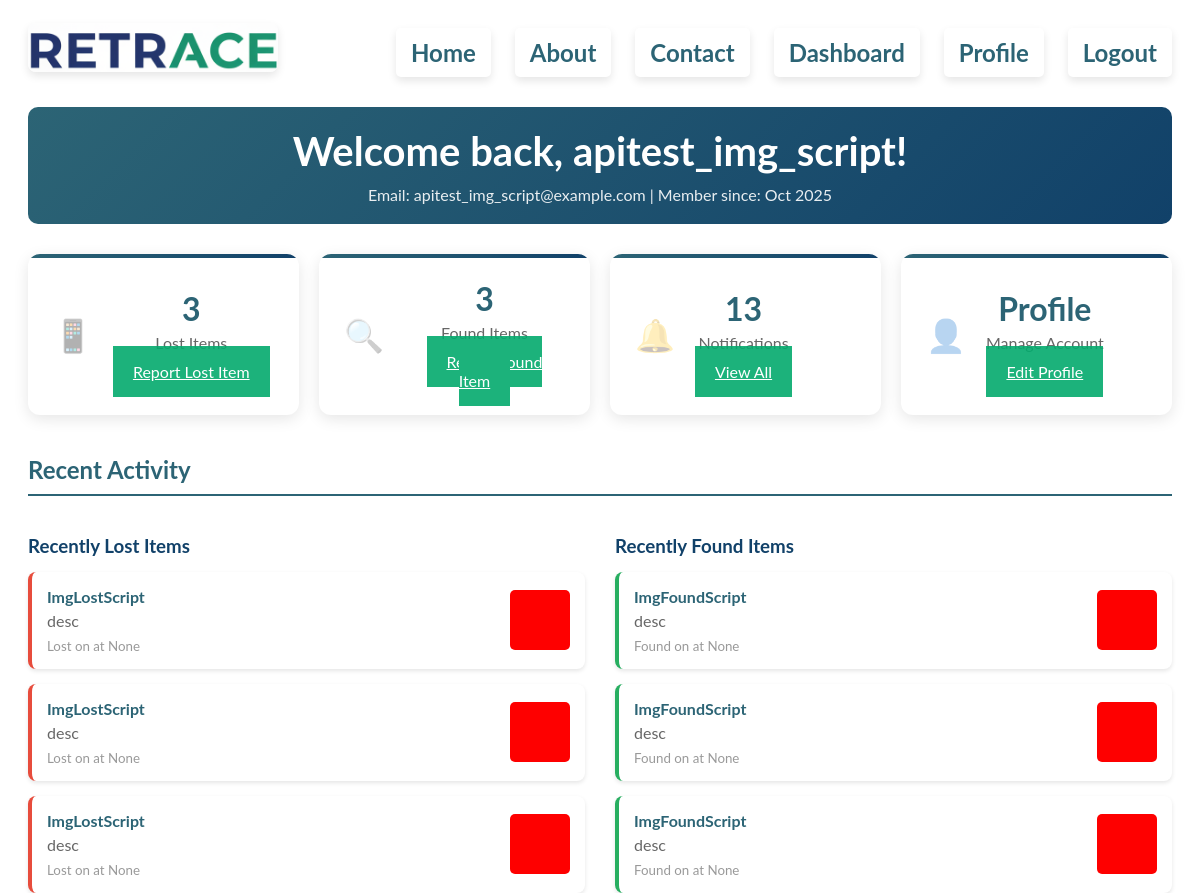
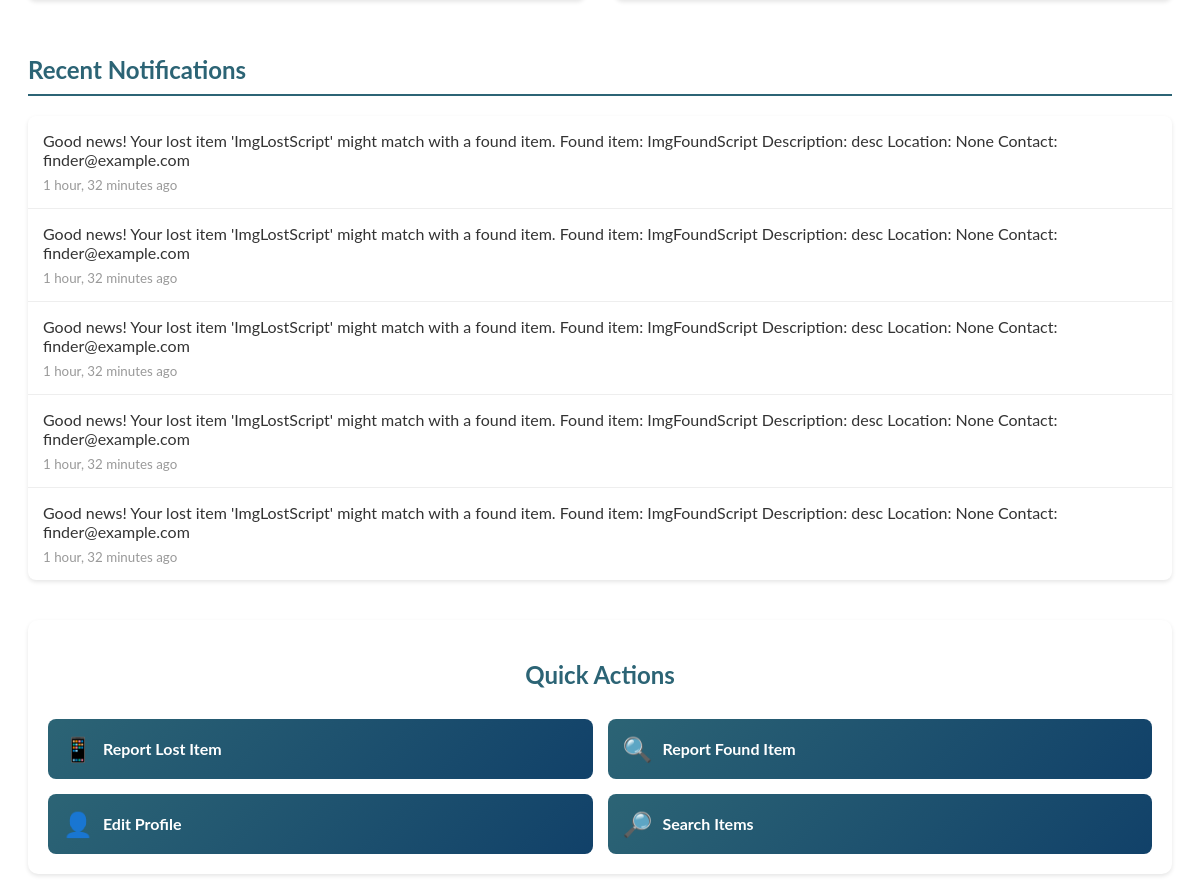
The page /Users/dashboard/ (signed in) on the database its author committed (2 pictures, top to bottom).
### AI/models.py (models this page shows, shortened)
class LostProduct(models.Model):
    id = models.AutoField(primary_key=True)
    user = models.ForeignKey(User, on_delete=models.CASCADE, null=True, blank=True)
    name = models.CharField(max_length=100)
    description = models.TextField(blank=True)
    date_lost = models.DateField(null=True, blank=True)
    location_lost = models.CharField(max_length=255, null=True, blank=True)
    location = models.CharField(max_length=255, null=True, blank=True)
    email = models.EmailField(null=True, blank=True)
    phone_number = models.CharField(max_length=20, null=True, blank=True)
    latitude = models.FloatField(null=True, blank=True)
    longitude = models.FloatField(null=True, blank=True)
    contact_info = models.CharField(max_length=255, null=True, blank=True)
    image = models.ImageField(upload_to='lost_product_images/', blank=True, null=True)
    created_at = models.DateTimeField(auto_now_add=True)
    updated_at = models.DateTimeField(auto_now=True)

class FoundProduct(models.Model):
    id = models.AutoField(primary_key=True)
    user = models.ForeignKey(User, on_delete=models.CASCADE, null=True, blank=True)
    name = models.CharField(max_length=100)
    description = models.TextField(blank=True)
    date_found = models.DateField(null=True, blank=True)
    location_found = models.CharField(max_length=255, null=True, blank=True)
    location = models.CharField(max_length=255, null=True, blank=True)
    email = models.EmailField(null=True, blank=True)
    phone_number = models.CharField(max_length=20, null=True, blank=True)
    latitude = models.FloatField(null=True, blank=True)
    longitude = models.FloatField(null=True, blank=True)
    contact_info = models.CharField(max_length=255, null=True, blank=True)
    image = models.ImageField(upload_to='found_product_images/', blank=True, null=True)
    created_at = models.DateTimeField(auto_now_add=True)
    updated_at = models.DateTimeField(auto_now=True)

class Notification(models.Model):
    id = models.AutoField(primary_key=True)
    user = models.ForeignKey(User, on_delete=models.CASCADE, null=True, blank=True)
    user_contact = models.CharField(max_length=255, null=True, blank=True)
    message = models.TextField()
    sent_via = models.CharField(max_length=50, default="Email")
    is_sent = models.BooleanField(default=False)
    sent_at = models.DateTimeField(auto_now_add=True)
    created_at = models.DateTimeField(auto_now_add=True)

### Users/views.py (the view)
# urls.py: path('dashboard/', views.Dashboard, name='dashboard'),
@login_required
def Dashboard(request):
    user = request.user
    lost_items = LostProduct.objects.filter(user=user)
    lost_items_count = lost_items.count()
    found_items = FoundProduct.objects.filter(user=user)
    found_items_count = found_items.count()
    notifications = Notification.objects.filter(user=user).order_by('-created_at')
    notifications_count = notifications.count()
    unread_notifications = notifications.filter(is_sent=False).count()
    recent_lost_items = lost_items.order_by('-created_at')[:3]
    recent_found_items = found_items.order_by('-created_at')[:3]
    recent_notifications = notifications[:5]
    context = {
        'user': user,
        'lost_items_count': lost_items_count,
        'found_items_count': found_items_count,
        'notifications_count': notifications_count,
        'unread_notifications': unread_notifications,
        'recent_lost_items': recent_lost_items,
        'recent_found_items': recent_found_items,
        'recent_notifications': recent_notifications,
    }
    return render(request, 'Dashboard.html', context)

### Templates/Dashboard.html (shortened to what this page needs)
{% extends 'Base.html' %}
{% load static %}
{% block content %}
<section class="dashboard">
    <div class="dashboard-header">
        <h1>Welcome back, {{ user.username }}!</h1>
        <p class="user-info">Email: {{ user.email }} | Member since: {{ user.date_joined|date:"M Y" }}</p>
    </div>
    <div class="stats-cards">
        <div class="stat-card lost-items">
            <div class="stat-icon">📱</div>
            <div class="stat-content">
                <h3>{{ lost_items_count }}</h3>
                <p>Lost Items</p>
                <a href="/ai/report-lost/" class="btn btn-primary">Report Lost Item</a>
            </div>
        </div>
        <div class="stat-card found-items">
            <div class="stat-icon">🔍</div>
            <div class="stat-content">
                <h3>{{ found_items_count }}</h3>
                <p>Found Items</p>
                <a href="/ai/report-found/" class="btn btn-primary">Report Found Item</a>
            </div>
        </div>
        <div class="stat-card notifications">
            <div class="stat-icon">🔔</div>
            <div class="stat-content">
                <h3>{{ notifications_count }}</h3>
                <p>Notifications</p>
                <a href="#notifications" class="btn btn-secondary">View All</a>
            </div>
        </div>
        <div class="stat-card profile">
            <div class="stat-icon">👤</div>
            <div class="stat-content">
                <h3>Profile</h3>
                <p>Manage Account</p>
                <a href="/Users/profile/" class="btn btn-secondary">Edit Profile</a>
            </div>
        </div>
    </div>
    <div class="dashboard-content">
        <div class="activity-section">
            <h2>Recent Activity</h2>
            {% if recent_lost_items or recent_found_items %}
                <div class="activity-grid">
                    <div class="activity-column">
                        <h3>Recently Lost Items</h3>
                        {% if recent_lost_items %}
                            {% for item in recent_lost_items %}
                                <div class="activity-item lost">
                                    <div class="item-info">
                                        <h4>{{ item.name }}</h4>
                                        <p>{{ item.description|truncatechars:50 }}</p>
                                        <small>Lost on {{ item.date_lost|date:"M d, Y" }} at {{ item.location_lost }}</small>
                                    </div>
                                    {% if item.image %}
                                        <img src="{{ item.image.url }}" alt="{{ item.name }}" class="item-thumb">
                                    {% endif %}
                                </div>
                            {% endfor %}
                        {% else %}
                            <p class="no-items">No lost items reported yet.</p>
                        {% endif %}
                    </div>
                    <div class="activity-column">
                        <h3>Recently Found Items</h3>
                        {% if recent_found_items %}
                            {% for item in recent_found_items %}
                                <div class="activity-item found">
                                    <div class="item-info">
                                        <h4>{{ item.name }}</h4>
                                        <p>{{ item.description|truncatechars:50 }}</p>
                                        <small>Found on {{ item.date_found|date:"M d, Y" }} at {{ item.location_found }}</small>
                                    </div>
                                    {% if item.image %}
                                        <img src="{{ item.image.url }}" alt="{{ item.name }}" class="item-thumb">
                                    {% endif %}
                                </div>
                            {% endfor %}
                        {% else %}
                            <p class="no-items">No found items reported yet.</p>
                        {% endif %}
                    </div>
                </div>
            {% endif %}
        </div>
        <div class="notifications-section" id="notifications">
            <h2>Recent Notifications</h2>
            {% if recent_notifications %}
                <div class="notifications-list">
                    {% for notification in recent_notifications %}
                        <div class="notification-item {% if not notification.is_sent %}unread{% endif %}">
                            <div class="notification-content">
                                <p>{{ notification.message }}</p>
                                <small>{{ notification.sent_at|timesince }} ago</small>
                            </div>
                        </div>
                    {% endfor %}
                </div>
            {% else %}
                <p class="no-items">No notifications yet.</p>
            {% endif %}
        </div>
    </div>
    <div class="quick-actions-bar">
        <h2>Quick Actions</h2>
        <div class="action-buttons">
            <a href="/ai/report-lost/" class="action-btn lost">
                <span class="icon">📱</span>
                <span>Report Lost Item</span>
            </a>
            <a href="/ai/report-found/" class="action-btn found">
                <span class="icon">🔍</span>
                <span>Report Found Item</span>
            </a>
            <a href="/Users/profile/" class="action-btn profile">
                <span class="icon">👤</span>
                <span>Edit Profile</span>
            </a>
            <a href="/ai/search/" class="action-btn search">
                <span class="icon">🔎</span>
                <span>Search Items</span>
            </a>
        </div>
    </div>
</section>
{% endblock %}

### Templates/Base.html (shortened to what this page needs)
{% load static %}
<!DOCTYPE html>
<html lang="en">
<head>
  <link rel="stylesheet" href="{% static 'Style.CSS' %}">
</head>
<body>
<header class="header">
  <div class="header-container">
    <img src="{% static 'images/Retrace 1.png' %}" alt="Retrace" class="header-text">
  <div >
    <a href="{% url 'home' %}" class="header-link">Home</a>
    <a href="/Users/about/" class="header-link">About</a>
    <a href="/Users/contact/" class="header-link">Contact</a>
    {% if user.is_authenticated %}
      <a href="/Users/dashboard/" class="header-link">Dashboard</a>
      <a href="/Users/profile/" class="header-link">Profile</a>
      <a href="/Users/logout/" class="header-link">Logout</a>
    {% else %}
      <a href="/Users/login/" class="header-link">Login</a>
    {% endif %}
  </div>
  </div>
</header>
{% block content %}{% endblock %}
</body>
</html>

### rows shown on the page
LostProduct: name "ImgLostScript", description "desc", location_lost "None", image (picture)
LostProduct: name "ImgLostScript", description "desc", location_lost "None", image (picture)
LostProduct: name "ImgLostScript", description "desc", location_lost "None", image (picture)
FoundProduct: name "ImgFoundScript", description "desc", location_found "None", image (picture)
FoundProduct: name "ImgFoundScript", description "desc", location_found "None", image (picture)
FoundProduct: name "ImgFoundScript", description "desc", location_found "None", image (picture)
Notification: message "Good news! Your lost item 'ImgLostScript' might match with a found item. Found item: ImgFoundScript Description: desc Location: None Contact: finder@example.com", sent_at "1 hour, 32 minutes"
Notification: message "Good news! Your lost item 'ImgLostScript' might match with a found item. Found item: ImgFoundScript Description: desc Location: None Contact: finder@example.com", sent_at "1 hour, 32 minutes"
Notification: message "Good news! Your lost item 'ImgLostScript' might match with a found item. Found item: ImgFoundScript Description: desc Location: None Contact: finder@example.com", sent_at "1 hour, 32 minutes"
Notification: message "Good news! Your lost item 'ImgLostScript' might match with a found item. Found item: ImgFoundScript Description: desc Location: None Contact: finder@example.com", sent_at "1 hour, 32 minutes"
Notification: message "Good news! Your lost item 'ImgLostScript' might match with a found item. Found item: ImgFoundScript Description: desc Location: None Contact: finder@example.com", sent_at "1 hour, 32 minutes"

### other values the page prints
{{ user.username }} "apitest_img_script"
{{ user.email }} "apitest_img_script@example.com"
{{ user.date_joined|date:"M Y" }} "Oct 2025"
{{ lost_items_count }} "3"
{{ found_items_count }} "3"
{{ notifications_count }} "13"
